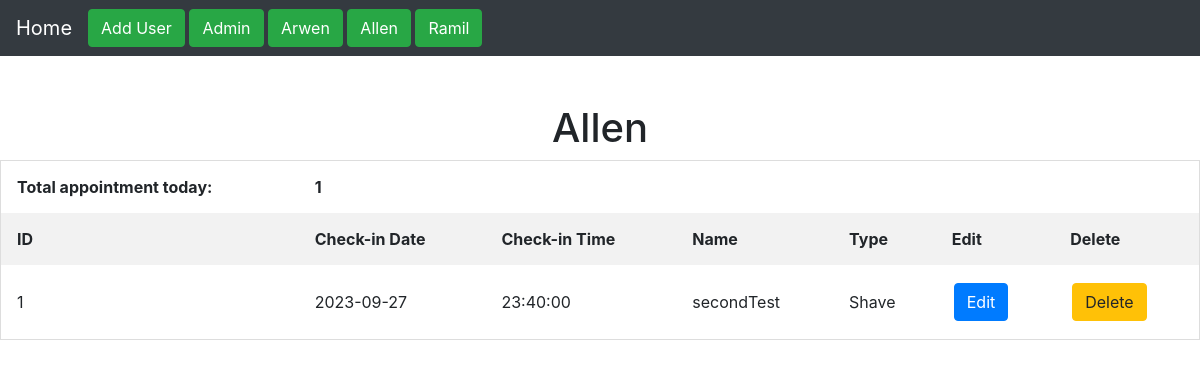
/admin/allen.php, run on the app's committed database.
### tables this page shows
CREATE TABLE `allen` (
  `id` int(11) NOT NULL,
  `checkin_date` date NOT NULL,
  `checkin_time` time NOT NULL,
  `name` varchar(255) NOT NULL,
  `service_type` varchar(255) NOT NULL
);

### admin/allen.php (the view, shortened to what this page needs)
<html>
    <head>
        <link rel="stylesheet" href="https://cdn.jsdelivr.net/npm/bootstrap@4.6.2/dist/css/bootstrap.min.css"
>
    </head>
    <body>
        <nav class="navbar navbar-expand-md bg-dark navbar-dark">
            <a href="index.php" class="navbar-brand">Home</a>
            <div class="collapsse navbar-collapse" id="collapsibleNavbar">
            <ul class="navbar-nav">
                <li class="nav-item active">
                <button type="button" class="btn btn-success" data-toggle="modal" data-target="#addUser">Add User</button>
                <button type="button" class="btn btn-success" data-toggle="modal"><a href="admin.php">Admin</a></button>
                <button type="button" class="btn btn-success" data-toggle="modal"><a href="arwen.php">Arwen</a></button>
                <button type="button" class="btn btn-success" data-toggle="modal"><a href="allen.php">Allen</a></button>
                <button type="button" class="btn btn-success" data-toggle="modal"><a href="ramil.php">Ramil</a></button>
                </li>
            </ul>
        </div>
        </nav>
        <br></br>
        <h1>Allen</h1>
        <?php
            include 'D:\xampp\htdocs\Appointment\Process\myConnection.php';
            $currentDate = date("Y-m-d");
            $query = "SELECT * FROM arwen WHERE checkin_date = '$currentDate'";
            $result = mysqli_query($connect, $query);
            $totalAppointmentsToday = mysqli_num_rows($result);
         ?>
        <table>
            <tr>
                <th>Total appointment today: </th>
                <th><?php echo $totalAppointmentsToday; ?></th>
            </tr>
            <tr>
                <th> ID </th>
                <th> Check-in Date </th>
                <th> Check-in Time </th>
                <th> Name </th>
                <th> Type </th>
                <th> Edit </th>
                <th> Delete </th>
            </tr>
            <?php
                include 'D:\xampp\htdocs\Appointment\Process\myConnection.php';
                $query = "SELECT * FROM allen";
                $result = mysqli_query($connect, $query);
                if(mysqli_num_rows($result) > 0){
                    while($row = mysqli_fetch_array($result)){
            ?>
                <tr>
                    <td> <?php echo $row["id"];?> </td>
                    <td> <?php echo $row["checkin_date"];?> </td>
                    <td> <?php echo $row["checkin_time"];?> </td>
                    <td> <?php echo $row["name"];?> </td>
                    <td> <?php echo $row["service_type"];?> </td>
                    <td>
                      <a href="editForm.php?id=<?php echo $row ["id"]; ?>">
                        <button type="button" class="btn btn-primary" data-toggle="modal" data-target="#edit" >Edit</button>
                      </a>
                    </td>
                    <td>
                        <a href="delete.php?id=<?php echo $row ["id"]; ?>">
                        <button type="button" class="btn btn-warning">Delete</button></a>
                    </td>
                </tr>
                <?php
                    }
                }
                else{
                    echo "0 results";
                }
            ?>
        </table>
    </body>
</html>

### admin/allen.php (style rules this page uses)
table { border-collapse: collapse; border-spacing: 0; width: 100%; border: 1px solid #ddd; }
th,td { text-align: left; padding: 16px; }
tr:nth-child(even) { background-color: #f2f2f2; }
a .btn { margin: 2px; }
h1 { text-align: center; }
.btn a { text-decoration: none; color: white; }

### data on the page
allen: id "1", checkin_date "2023-09-27", checkin_time "23:40:00", name "secondTest", service_type "Shave"

### other printed values
$totalAppointmentsToday "1"
